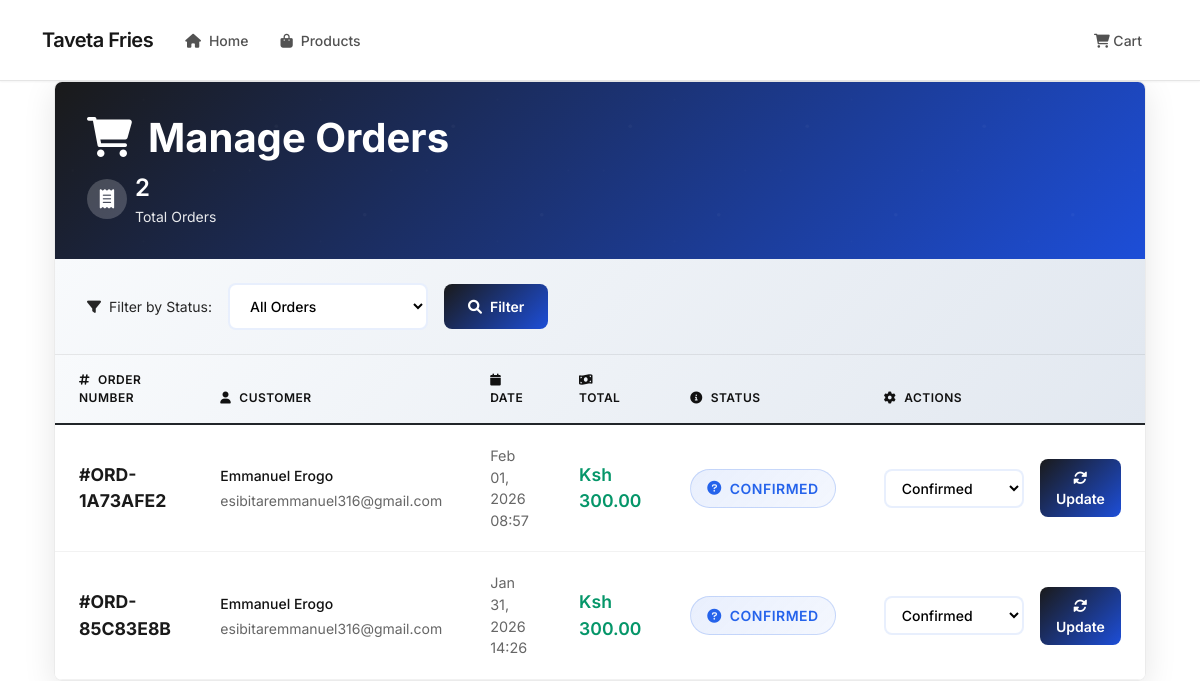
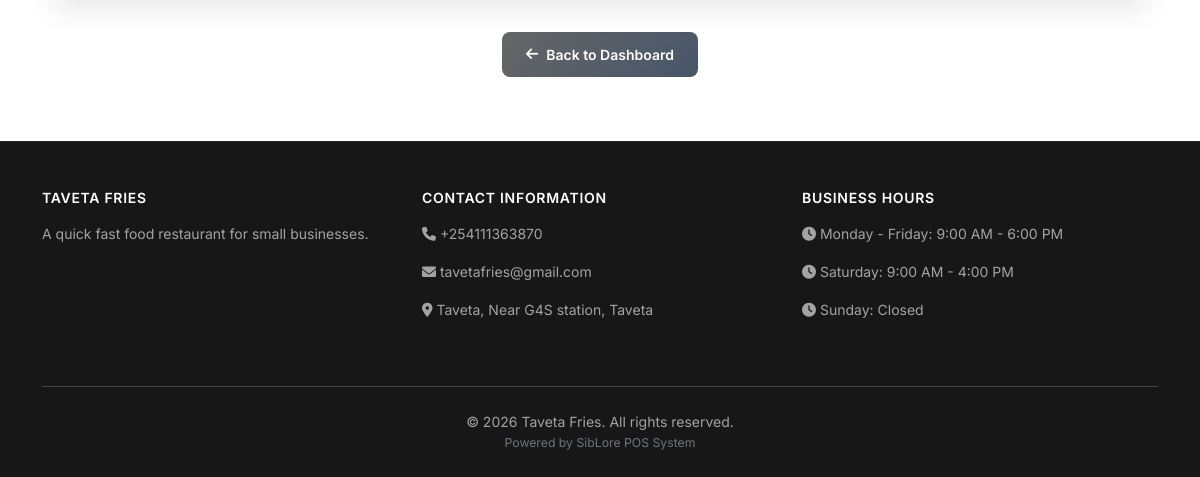
/shop/admin/orders/ (signed in), run on an earlier commit of the app's database (2 pictures, top to bottom).
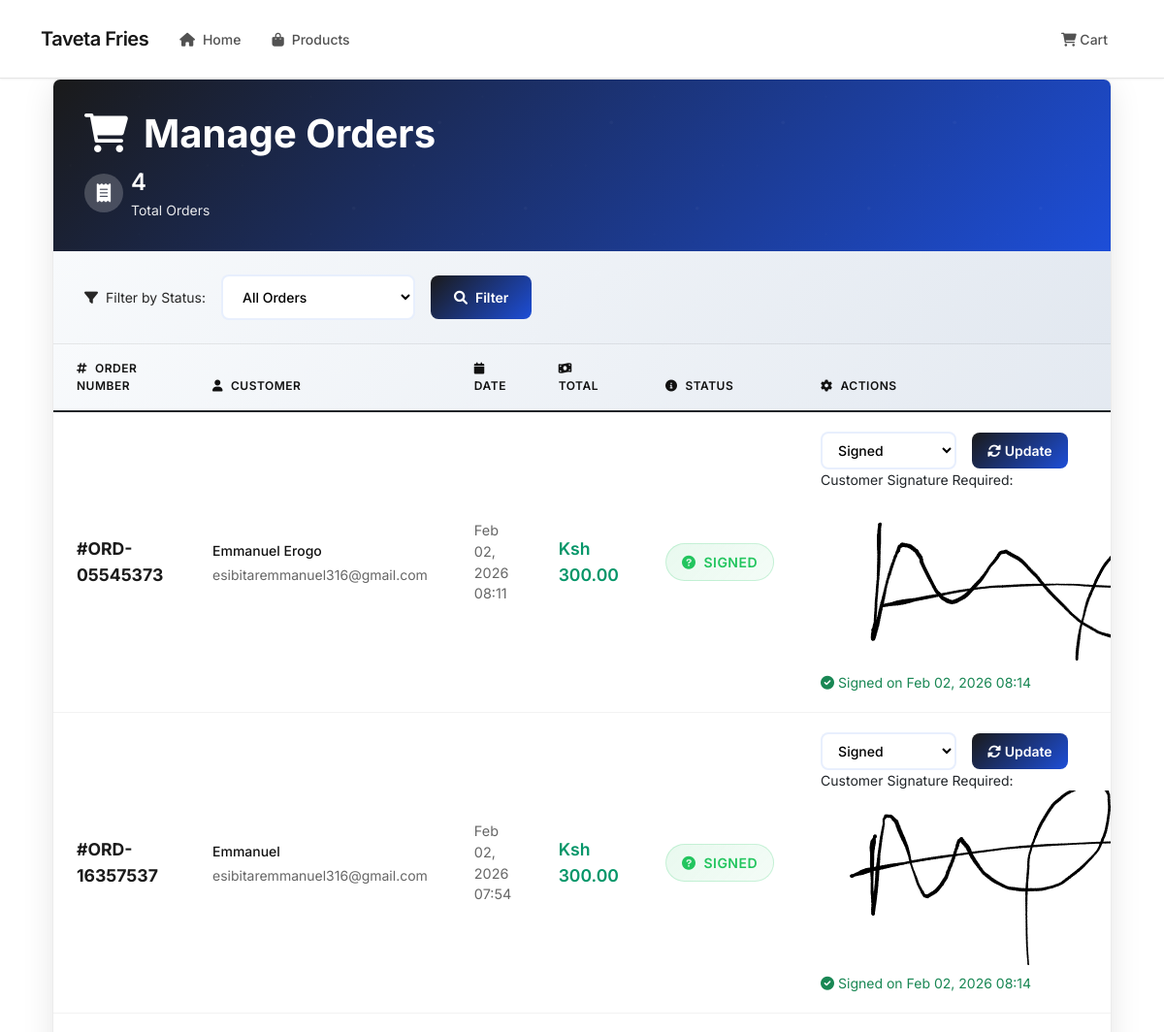
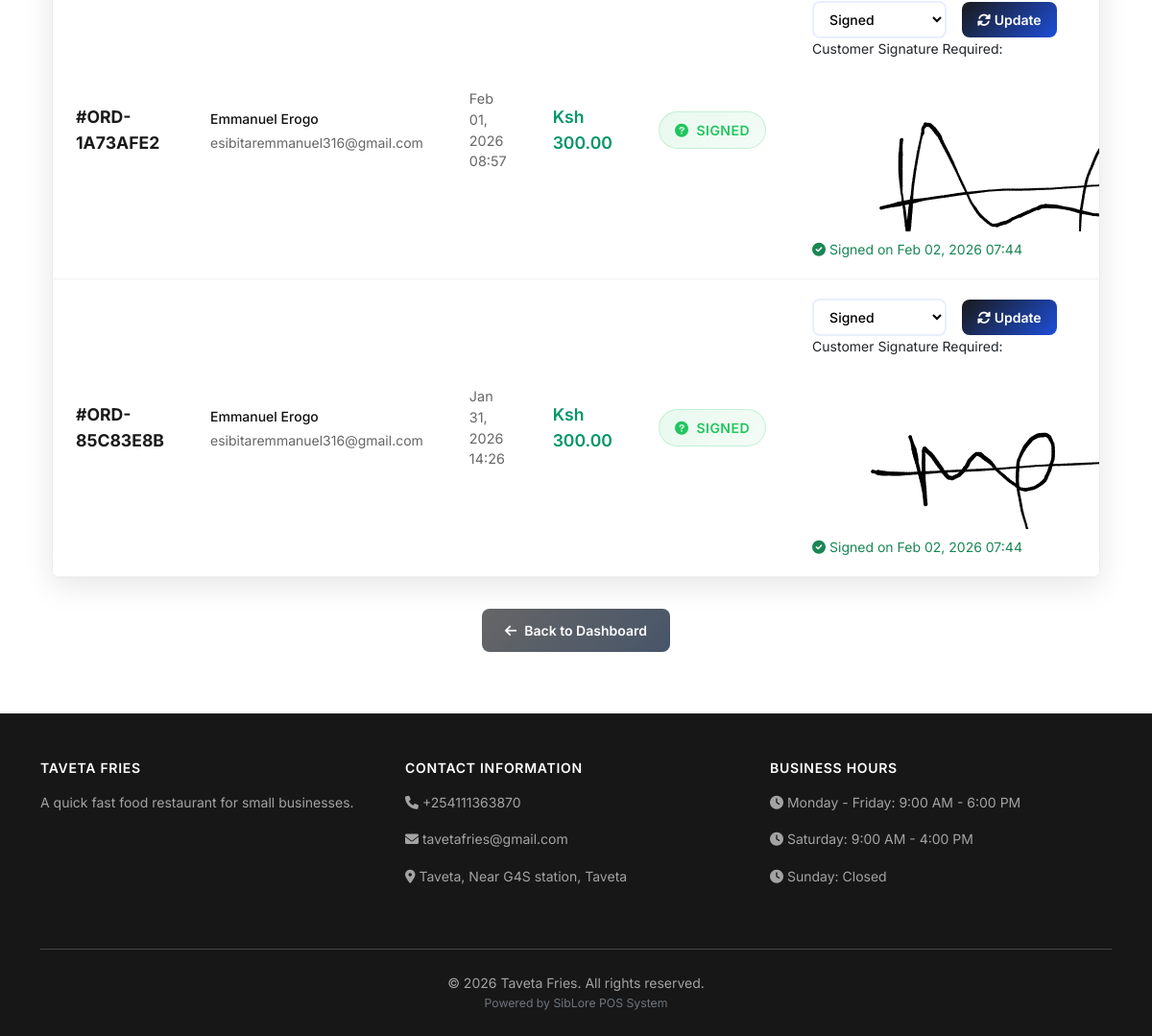
And on a later commit of the database (2 pictures, top to bottom).
### shop_website/models.py (models this page shows, shortened)
class ShopProfile(models.Model):
    user_profile = models.OneToOneField('users.UserProfile', on_delete=models.CASCADE, related_name='shop_website')
    business_name = models.CharField(max_length=200)
    business_description = models.TextField(help_text="Describe your business and products")
    business_email = models.EmailField()
    business_phone = models.CharField(max_length=20)
    business_address = models.CharField(max_length=300)
    business_city = models.CharField(max_length=100)
    logo = models.ImageField(upload_to='shop_logos/', blank=True, null=True)
    is_website_active = models.BooleanField(default=True, help_text="Enable/disable your public website")
    website_theme = models.CharField(max_length=20, choices=[
        ('default', 'Default Theme'),
        ('modern', 'Modern Theme'),
        ('classic', 'Classic Theme'),
    ], default='default')
    created_at = models.DateTimeField(auto_now_add=True)
    updated_at = models.DateTimeField(auto_now=True)
    class Meta:
        verbose_name = "Shop Website Profile"
        verbose_name_plural = "Shop Website Profiles"

class Order(models.Model):
    ORDER_STATUS_CHOICES = [
        ('PENDING', 'Pending'),
        ('CONFIRMED', 'Confirmed'),
        ('PROCESSING', 'Processing'),
        ('SHIPPED', 'Shipped'),
        ('IN_TRANSIT', 'In Transit'),
        ('DELIVERED', 'Delivered'),
        ('SIGNED', 'Signed'),
        ('CANCELLED', 'Cancelled'),
    ]
    PAYMENT_STATUS_CHOICES = [
        ('PENDING', 'Pending'),
        ('PAID', 'Paid'),
        ('FAILED', 'Failed'),
        ('REFUNDED', 'Refunded'),
    ]
    order_number = models.CharField(max_length=50, unique=True)
    shop_profile = models.ForeignKey(ShopProfile, on_delete=models.CASCADE, related_name='orders')
    customer_name = models.CharField(max_length=100)
    customer_email = models.EmailField()
    customer_phone = models.CharField(max_length=20)
    delivery_address = models.TextField(blank=True, help_text="Leave empty for pickup")
    notes = models.TextField(blank=True, help_text="Special instructions or notes")
    order_status = models.CharField(max_length=20, choices=ORDER_STATUS_CHOICES, default='PENDING')
    payment_status = models.CharField(max_length=20, choices=PAYMENT_STATUS_CHOICES, default='PENDING')
    subtotal = models.DecimalField(max_digits=10, decimal_places=2, validators=[MinValueValidator(0)])
    delivery_fee = models.DecimalField(max_digits=10, decimal_places=2, default=0, validators=[MinValueValidator(0)])
    total_amount = models.DecimalField(max_digits=10, decimal_places=2, validators=[MinValueValidator(0)])
    customer_signature = models.ImageField(upload_to='signatures/', blank=True, null=True, help_text="Customer signature for delivered orders")
    signed_at = models.DateTimeField(null=True, blank=True, help_text="Timestamp when order was signed")
    created_at = models.DateTimeField(auto_now_add=True)
    updated_at = models.DateTimeField(auto_now=True)
    class Meta:
        verbose_name = "Order"
        verbose_name_plural = "Orders"
        ordering = ['-created_at']

### shop_website/admin_views.py (the view)
# urls.py: path('shop/admin/orders/', admin_views.manage_orders, name='manage_orders'),
@login_required
def manage_orders(request):
    profile = get_user_profile(request.user)
    if not profile.is_shop_admin:
        messages.error(request, 'Access denied. Only shop administrators can manage orders.')
        return redirect('users:shop_admin_dashboard')
    try:
        shop_profile = profile.shop_website
    except ShopProfile.DoesNotExist:
        messages.error(request, 'Please setup your website first.')
        return redirect('shop_website:setup_website')
    orders = shop_profile.orders.all().order_by('-created_at')
    status_filter = request.GET.get('status')
    if status_filter:
        orders = orders.filter(order_status=status_filter)
    orders_data = []
    for order in orders:
        orders_data.append({
            'id': order.id,
            'order_status': order.order_status,
            'customer_signature': bool(order.customer_signature)
        })
    return render(request, 'shop_website/manage_orders.html', {
        'shop_profile': shop_profile,
        'orders': orders,
        'orders_json': json.dumps(orders_data),
        'status_choices': Order.ORDER_STATUS_CHOICES,
        'current_status': status_filter
    })

### templates/shop_website/manage_orders.html (shortened to what this page needs)
{% extends 'shop_website/base.html' %}
{% load static %}
{% block content %}
<div class="container mx-auto px-4 py-8">
    <div class="orders-container">
        <div class="orders-header">
            <h1><i class="fas fa-shopping-cart me-3"></i>Manage Orders</h1>
            <div class="orders-stats">
                <div class="stat-item">
                    <div class="stat-icon">
                        <i class="fas fa-receipt"></i>
                    </div>
                    <div>
                        <div class="stat-value">{{ orders.count }}</div>
                        <div class="stat-label">Total Orders</div>
                    </div>
                </div>
            </div>
        </div>
        <div class="filter-section">
            <form method="get" class="filter-form">
                <label for="status" class="text-sm font-medium text-gray-700 d-flex align-items-center">
                    <i class="fas fa-filter me-2"></i>Filter by Status:
                </label>
                <select name="status" id="status" class="filter-select">
                    <option value="">All Orders</option>
                </select>
                <button type="submit" class="btn-filter">
                    <i class="fas fa-search"></i>
                    Filter
                </button>
            </form>
        </div>
        <div class="orders-table">
            {% if orders %}
                <div class="table-responsive">
                    <table class="table table-modern">
                        <thead>
                            <tr>
                                <th><i class="fas fa-hashtag me-2"></i>Order Number</th>
                                <th><i class="fas fa-user me-2"></i>Customer</th>
                                <th><i class="fas fa-calendar me-2"></i>Date</th>
                                <th><i class="fas fa-money-bill-wave me-2"></i>Total</th>
                                <th><i class="fas fa-info-circle me-2"></i>Status</th>
                                <th><i class="fas fa-cog me-2"></i>Actions</th>
                            </tr>
                        </thead>
                        <tbody>
                            {% for order in orders %}
                                <tr>
                                    <td>
                                        <span class="order-number">#{{ order.order_number }}</span>
                                    </td>
                                    <td>
                                        <div class="customer-info">{{ order.customer_name }}</div>
                                        {% if order.customer_email %}
                                            <div class="customer-email">{{ order.customer_email }}</div>
                                        {% endif %}
                                    </td>
                                    <td>
                                        <div class="order-date">{{ order.created_at|date:"M d, Y H:i" }}</div>
                                    </td>
                                    <td>
                                        <div class="order-amount">Ksh {{ order.total_amount|floatformat:2 }}</div>
                                    </td>
                                    <td>
                                        <span class="status-badge status-{{ order.order_status|lower }}">
                                            <i class="fas fa-{% if order.order_status == 'pending' %}clock{% elif order.order_status == 'confirmed' %}check-circle{% elif order.order_status == 'processing' %}cog{% elif order.order_status == 'shipped' %}truck{% elif order.order_status == 'in_transit' %}shipping-fast{% elif order.order_status == 'delivered' %}check-double{% elif order.order_status == 'signed' %}signature{% elif order.order_status == 'cancelled' %}times-circle{% else %}question-circle{% endif %}"></i>
                                            {{ order.get_order_status_display }}
                                        </span>
                                    </td>
                                    <td>
                                        <form method="post" action="{% url 'shop_website:update_order_status' order.id %}" class="status-form d-inline">
                                            <div class="d-flex align-items-center gap-2">
                                                <select name="order_status" class="status-select" id="status-select-{{ order.id }}">
                                                    {% for status_value, status_label in status_choices %}
                                                        <option value="{{ status_value }}" {% if order.order_status == status_value %}selected{% endif %}>
                                                            {{ status_label }}
                                                        </option>
                                                    {% endfor %}
                                                </select>
                                                <button type="submit" class="btn-update">
                                                    <i class="fas fa-sync-alt"></i>
                                                    Update
                                                </button>
                                            </div>
                                        </form>
                                        {% if order.order_status == 'DELIVERED' or order.order_status == 'SIGNED' %}
                                            <div class="signature-section" id="signature-section-{{ order.id }}">
                                                <div class="signature-label">Customer Signature Required:</div>
                                                {% if order.customer_signature %}
                                                    <div class="signature-preview">
                                                        <img src="{{ order.customer_signature.url }}" alt="Customer Signature">
                                                        <div class="text-success mt-2">
                                                            <i class="fas fa-check-circle"></i> Signed on {{ order.signed_at|date:"M d, Y H:i" }}
                                                        </div>
                                                    </div>
                                                {% endif %}
                                            </div>
                                        {% endif %}
                                    </td>
                                </tr>
                            {% endfor %}
                        </tbody>
                    </table>
                </div>
            {% endif %}
        </div>
    </div>
    <div class="navigation-section">
        <a href="{% url 'users:shop_admin_dashboard' %}" class="btn-back">
            <i class="fas fa-arrow-left"></i>
            Back to Dashboard
        </a>
    </div>
</div>
{% endblock %}

### templates/shop_website/base.html (shortened to what this page needs)
<!DOCTYPE html>
<html lang="en">
<head>
    <link href="https://cdn.jsdelivr.net/npm/bootstrap@5.1.3/dist/css/bootstrap.min.css" rel="stylesheet">
    <link href="https://cdnjs.cloudflare.com/ajax/libs/font-awesome/6.0.0/css/all.min.css" rel="stylesheet">
</head>
<body>
    <nav class="navbar navbar-expand-lg sticky-top">
        <div class="container">
            <a class="navbar-brand" href="{% url 'shop_website:shop_home' shop_profile.user_profile.user.username %}">
                {{ shop_profile.business_name }}
            </a>
            <div class="collapse navbar-collapse" id="navbarNav">
                <ul class="navbar-nav me-auto">
                    <li class="nav-item">
                        <a class="nav-link" href="{% url 'shop_website:shop_home' shop_profile.user_profile.user.username %}">
                            <i class="fas fa-home me-2"></i>Home
                        </a>
                    </li>
                    <li class="nav-item">
                        <a class="nav-link" href="{% url 'shop_website:shop_products' shop_profile.user_profile.user.username %}">
                            <i class="fas fa-shopping-bag me-2"></i>Products
                        </a>
                    </li>
                </ul>
                <ul class="navbar-nav">
                    <li class="nav-item">
                        <a class="nav-link position-relative" href="{% url 'shop_website:cart' shop_profile.user_profile.user.username %}">
                            <i class="fas fa-shopping-cart"></i> Cart
                        </a>
                    </li>
                </ul>
            </div>
        </div>
    </nav>
    {% block content %}{% endblock %}
    <footer>
        <div class="container">
            <div class="row">
                <div class="col-lg-4 col-md-6 mb-4">
                    <h5>{{ shop_profile.business_name }}</h5>
                    <p>{{ shop_profile.business_description|truncatewords:25 }}</p>
                </div>
                <div class="col-lg-4 col-md-6 mb-4">
                    <h5>Contact Information</h5>
                    <div class="contact-info">
                        <p><i class="fas fa-phone"></i> {{ shop_profile.business_phone|default:"Not Provided" }}</p>
                        <p><i class="fas fa-envelope"></i> {{ shop_profile.business_email|default:"Not Provided" }}</p>
                        <p><i class="fas fa-map-marker-alt"></i> {{ shop_profile.business_address|default:"Not Provided" }}, {{ shop_profile.business_city|default:"Not Provided" }}</p>
                    </div>
                </div>
                <div class="col-lg-4 col-md-12 mb-4">
                    <h5>Business Hours</h5>
                    <div class="business-hours">
                        <p><i class="fas fa-clock"></i> Monday - Friday: 9:00 AM - 6:00 PM</p>
                        <p><i class="fas fa-clock"></i> Saturday: 9:00 AM - 4:00 PM</p>
                        <p><i class="fas fa-clock"></i> Sunday: Closed</p>
                    </div>
                </div>
            </div>
            <hr class="my-4" style="border-color: rgba(255,255,255,0.1);">
            <div class="text-center">
                <p class="mb-0">&copy; {% now "Y" %} {{ shop_profile.business_name }}. All rights reserved.</p>
                <p class="mb-0 small text-muted">Powered by SibLore POS System</p>
            </div>
        </div>
    </footer>
</body>
</html>

What changed in the data, as far as the page shows it:
added Order: order_number "ORD-05545373", customer_name "Emmanuel Erogo", customer_email "esibitaremmanuel316@gmail.com", created_at "Feb 02, 2026 08:11", total_amount "300.00", order_status "SIGNED", order_status "Signed", customer_signature (picture), signed_at "Feb 02, 2026 08:14"
added Order: order_number "ORD-16357537", customer_name "Emmanuel", customer_email "esibitaremmanuel316@gmail.com", created_at "Feb 02, 2026 07:54", total_amount "300.00", order_status "SIGNED", order_status "Signed", customer_signature (picture), signed_at "Feb 02, 2026 08:14"
changed Order "ORD-1A73AFE2": order_status "CONFIRMED" → "SIGNED"; order_status "Confirmed" → "Signed"; customer_signature: picture added; signed_at (not shown) → "Feb 02, 2026 07:44"
changed Order "ORD-85C83E8B": order_status "CONFIRMED" → "SIGNED"; order_status "Confirmed" → "Signed"; customer_signature: picture added; signed_at (not shown) → "Feb 02, 2026 07:44"
Also different on the page:
{{ orders.count }}: "2" → "4"
